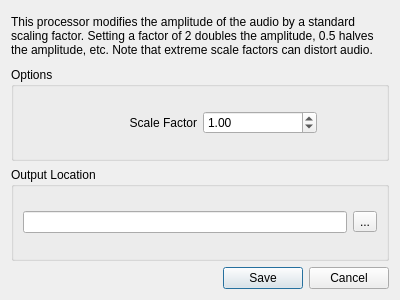
<?xml version="1.0" encoding="UTF-8"?>
<ui version="4.0">
 <class>GainDialog</class>
 <widget class="QDialog" name="GainDialog">
  <property name="geometry">
   <rect>
    <x>0</x>
    <y>0</y>
    <width>400</width>
    <height>300</height>
   </rect>
  </property>
  <property name="windowTitle">
   <string>Processor: Normalization</string>
  </property>
  <layout class="QVBoxLayout" name="verticalLayout_3">
   <item>
    <widget class="QLabel" name="description">
     <property name="maximumSize">
      <size>
       <width>16777215</width>
       <height>50</height>
      </size>
     </property>
     <property name="text">
      <string>This processor modifies the amplitude of the audio by a standard scaling factor. Setting a factor of 2 doubles the amplitude, 0.5 halves the amplitude, etc. Note that extreme scale factors can distort audio.</string>
     </property>
     <property name="wordWrap">
      <bool>true</bool>
     </property>
    </widget>
   </item>
   <item>
    <widget class="QGroupBox" name="groupBox_2">
     <property name="title">
      <string>Options</string>
     </property>
     <layout class="QVBoxLayout" name="verticalLayout">
      <item>
       <layout class="QHBoxLayout" name="horizontalLayout_2">
        <item>
         <spacer name="horizontalSpacer">
          <property name="orientation">
           <enum>Qt::Horizontal</enum>
          </property>
          <property name="sizeType">
           <enum>QSizePolicy::Fixed</enum>
          </property>
          <property name="sizeHint" stdset="0">
           <size>
            <width>60</width>
            <height>20</height>
           </size>
          </property>
         </spacer>
        </item>
        <item>
         <widget class="QLabel" name="scaleFactorLabel">
          <property name="text">
           <string>Scale Factor</string>
          </property>
          <property name="alignment">
           <set>Qt::AlignRight|Qt::AlignTrailing|Qt::AlignVCenter</set>
          </property>
         </widget>
        </item>
        <item>
         <widget class="QDoubleSpinBox" name="scaleFactor">
          <property name="value">
           <double>1.000000000000000</double>
          </property>
         </widget>
        </item>
        <item>
         <spacer name="horizontalSpacer_2">
          <property name="orientation">
           <enum>Qt::Horizontal</enum>
          </property>
          <property name="sizeType">
           <enum>QSizePolicy::Fixed</enum>
          </property>
          <property name="sizeHint" stdset="0">
           <size>
            <width>60</width>
            <height>20</height>
           </size>
          </property>
         </spacer>
        </item>
       </layout>
      </item>
     </layout>
    </widget>
   </item>
   <item>
    <widget class="QGroupBox" name="groupBox">
     <property name="title">
      <string>Output Location</string>
     </property>
     <layout class="QVBoxLayout" name="verticalLayout_2">
      <item>
       <layout class="QHBoxLayout" name="horizontalLayout">
        <item>
         <widget class="QLineEdit" name="outputPath"/>
        </item>
        <item>
         <widget class="QToolButton" name="pathDialogButton">
          <property name="text">
           <string>...</string>
          </property>
          <property name="icon">
           <iconset resource="resources.qrc">
            <normaloff>:/images/OneDrive_Folder_Icon.svg.png</normaloff>:/images/OneDrive_Folder_Icon.svg.png</iconset>
          </property>
         </widget>
        </item>
       </layout>
      </item>
     </layout>
    </widget>
   </item>
   <item>
    <widget class="QDialogButtonBox" name="dialogButtons">
     <property name="orientation">
      <enum>Qt::Horizontal</enum>
     </property>
     <property name="standardButtons">
      <set>QDialogButtonBox::Cancel|QDialogButtonBox::Save</set>
     </property>
    </widget>
   </item>
  </layout>
 </widget>
 <resources>
  <include location="resources.qrc"/>
 </resources>
 <connections>
  <connection>
   <sender>dialogButtons</sender>
   <signal>accepted()</signal>
   <receiver>GainDialog</receiver>
   <slot>accept()</slot>
   <hints>
    <hint type="sourcelabel">
     <x>248</x>
     <y>254</y>
    </hint>
    <hint type="destinationlabel">
     <x>157</x>
     <y>274</y>
    </hint>
   </hints>
  </connection>
  <connection>
   <sender>dialogButtons</sender>
   <signal>rejected()</signal>
   <receiver>GainDialog</receiver>
   <slot>reject()</slot>
   <hints>
    <hint type="sourcelabel">
     <x>316</x>
     <y>260</y>
    </hint>
    <hint type="destinationlabel">
     <x>286</x>
     <y>274</y>
    </hint>
   </hints>
  </connection>
 </connections>
</ui>
